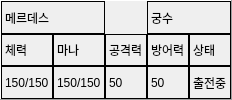
                     <widget class="QFrame" name="Frame_Class4_DetailsStatus">
                      <property name="frameShape">
                       <enum>QFrame::Panel</enum>
                      </property>
                      <property name="frameShadow">
                       <enum>QFrame::Raised</enum>
                      </property>
                      <layout class="QGridLayout" name="gridLayout_32">
                       <property name="leftMargin">
                        <number>0</number>
                       </property>
                       <property name="topMargin">
                        <number>0</number>
                       </property>
                       <property name="rightMargin">
                        <number>0</number>
                       </property>
                       <property name="bottomMargin">
                        <number>0</number>
                       </property>
                       <property name="spacing">
                        <number>0</number>
                       </property>
                       <item row="2" column="3">
                        <widget class="QLabel" name="Class4_DetailsStatus_MpVlaue">
                         <property name="minimumSize">
                          <size>
                           <width>50</width>
                           <height>0</height>
                          </size>
                         </property>
                         <property name="frameShape">
                          <enum>QFrame::Box</enum>
                         </property>
                         <property name="text">
                          <string>150/150</string>
                         </property>
                        </widget>
                       </item>
                       <item row="2" column="4">
                        <widget class="QLabel" name="Class4_DetailsStatus_AtkValue">
                         <property name="frameShape">
                          <enum>QFrame::Box</enum>
                         </property>
                         <property name="text">
                          <string>50</string>
                         </property>
                        </widget>
                       </item>
                       <item row="2" column="6">
                        <widget class="QLabel" name="Class4_DetailsStatus_ConditionValue">
                         <property name="frameShape">
                          <enum>QFrame::Box</enum>
                         </property>
                         <property name="text">
                          <string>출전중</string>
                         </property>
                        </widget>
                       </item>
                       <item row="2" column="5">
                        <widget class="QLabel" name="Class4_DetailsStatus_ShieldValue">
                         <property name="frameShape">
                          <enum>QFrame::Box</enum>
                         </property>
                         <property name="text">
                          <string>50</string>
                         </property>
                        </widget>
                       </item>
                       <item row="1" column="2">
                        <widget class="QLabel" name="Class4_DetailsStatus_Hp">
                         <property name="minimumSize">
                          <size>
                           <width>50</width>
                           <height>0</height>
                          </size>
                         </property>
                         <property name="frameShape">
                          <enum>QFrame::Box</enum>
                         </property>
                         <property name="text">
                          <string>체력</string>
                         </property>
                        </widget>
                       </item>
                       <item row="2" column="2">
                        <widget class="QLabel" name="Class4_DetailsStatus_HpValue">
                         <property name="minimumSize">
                          <size>
                           <width>50</width>
                           <height>0</height>
                          </size>
                         </property>
                         <property name="frameShape">
                          <enum>QFrame::Box</enum>
                         </property>
                         <property name="text">
                          <string>150/150</string>
                         </property>
                        </widget>
                       </item>
                       <item row="1" column="4">
                        <widget class="QLabel" name="Class4_DetailsStatus_Atk">
                         <property name="frameShape">
                          <enum>QFrame::Box</enum>
                         </property>
                         <property name="text">
                          <string>공격력</string>
                         </property>
                        </widget>
                       </item>
                       <item row="1" column="5">
                        <widget class="QLabel" name="Class4_DetailsStatus_Shield">
                         <property name="frameShape">
                          <enum>QFrame::Box</enum>
                         </property>
                         <property name="text">
                          <string>방어력</string>
                         </property>
                        </widget>
                       </item>
                       <item row="1" column="3">
                        <widget class="QLabel" name="Class4_DetailsStatus_Mp">
                         <property name="minimumSize">
                          <size>
                           <width>50</width>
                           <height>0</height>
                          </size>
                         </property>
                         <property name="frameShape">
                          <enum>QFrame::Box</enum>
                         </property>
                         <property name="text">
                          <string>마나</string>
                         </property>
                        </widget>
                       </item>
                       <item row="1" column="6">
                        <widget class="QLabel" name="Class4_DetailsStatus_Condition">
                         <property name="frameShape">
                          <enum>QFrame::Box</enum>
                         </property>
                         <property name="text">
                          <string>상태</string>
                         </property>
                        </widget>
                       </item>
                       <item row="0" column="5" colspan="2">
                        <widget class="QLabel" name="Class4_DetailsStatus_Class">
                         <property name="frameShape">
                          <enum>QFrame::Box</enum>
                         </property>
                         <property name="text">
                          <string>궁수</string>
                         </property>
                        </widget>
                       </item>
                       <item row="0" column="2" colspan="2">
                        <widget class="QLabel" name="Class4_DetailsStatus_Name">
                         <property name="frameShape">
                          <enum>QFrame::Box</enum>
                         </property>
                         <property name="text">
                          <string>메르데스</string>
                         </property>
                        </widget>
                       </item>
                      </layout>
                     </widget>
